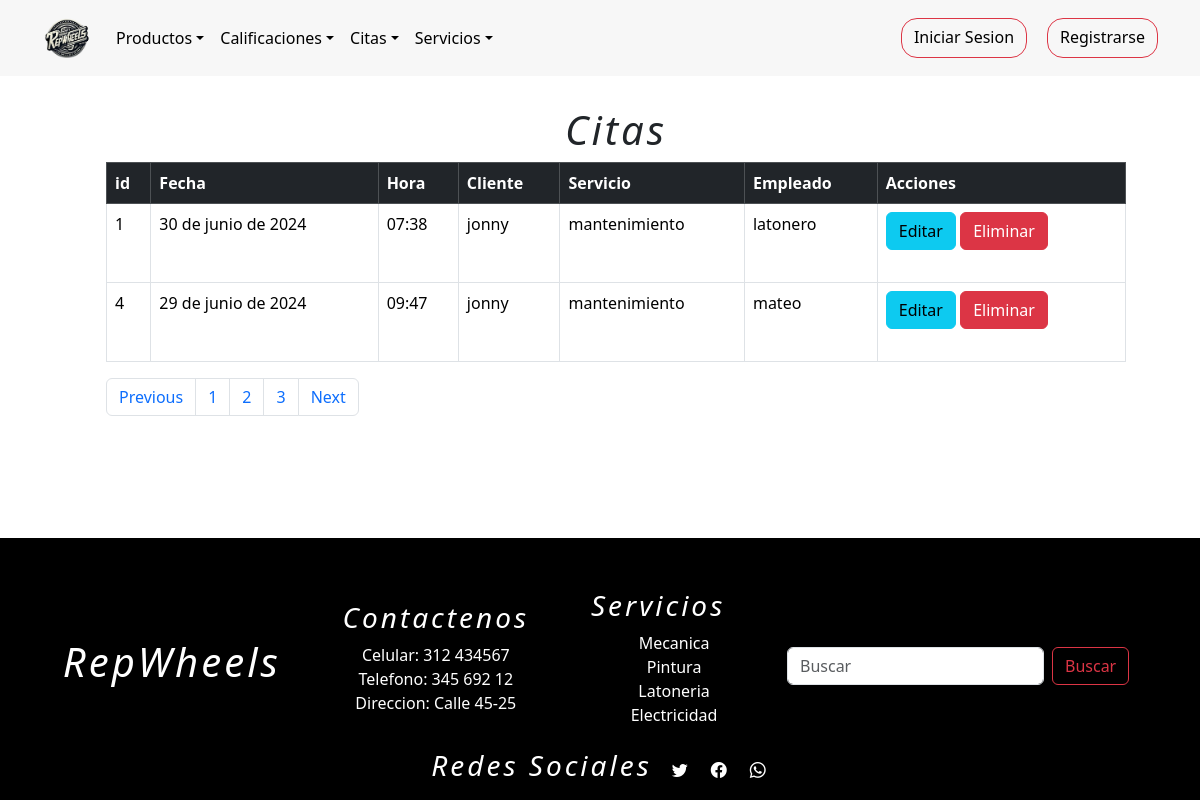
Page /listarCita on the earlier database version.
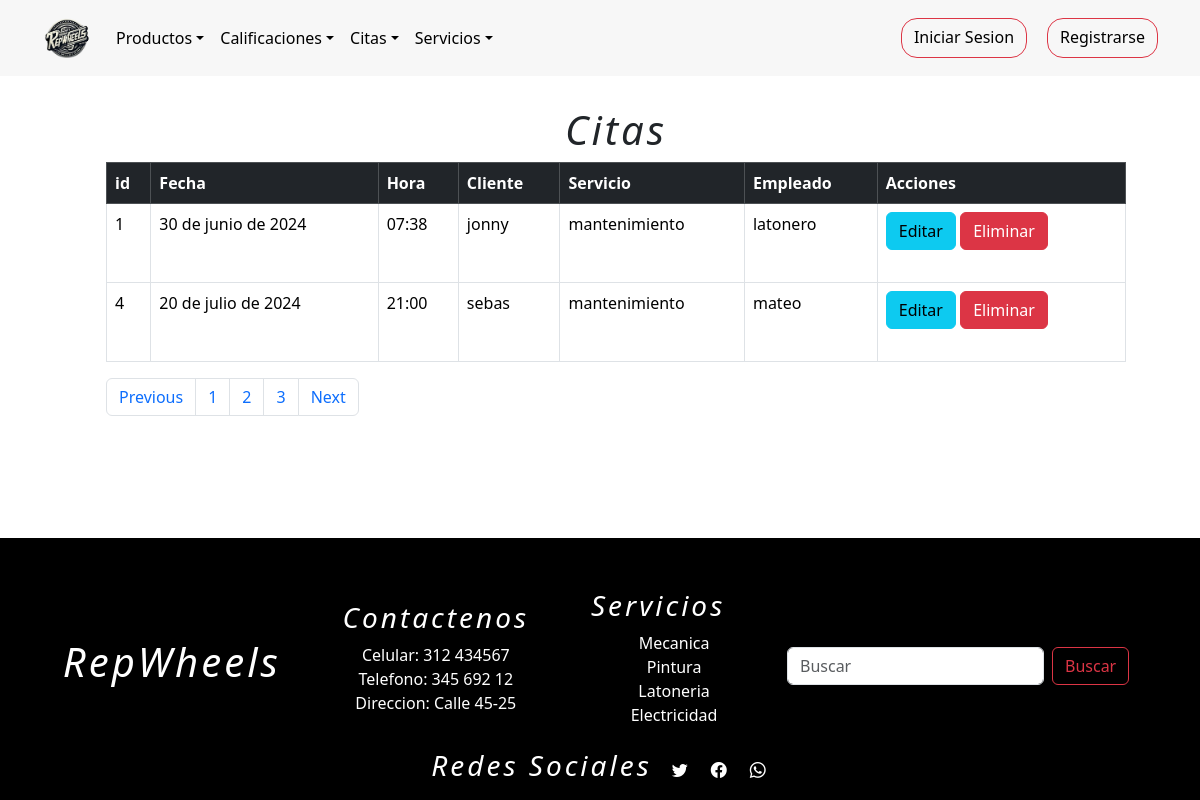
Same page on the later database version.
### tienda/models.py (models this page shows, shortened)
class Citas(models.Model):
    fechaServicio = models.DateField(null=True)
    hora = models.TimeField(null=True)
    cliente = models.ForeignKey(Usuarios,on_delete=models.DO_NOTHING,blank=False,null=True,related_name='cliente')
    servicio = models.ForeignKey(Servicios,on_delete=models.DO_NOTHING,blank=False,null=False)
    empleado = models.ForeignKey(Usuarios, on_delete=models.DO_NOTHING,blank=False,null=True,related_name='empleado')
    estados = (
        (1,"Pendiente"),
        (2,"Cancelado"),
        (3,"Finalizada"),
    )
    estado = models.IntegerField(choices=estados,default=1)

class Usuarios(AbstractUser):
    username = None
    nombre = models.CharField(max_length=254)
    email = models.EmailField(max_length=254, unique=True,blank=False,null=True)
    password = models.CharField(max_length=254,blank=False,null=True)
    foto = models.ImageField(upload_to="fotos_usuarios/", default="fotos_usuarios/user.png")
    token_recuperar = models.CharField(max_length=254,blank=False,null=False,default=0)
    telefono=models.IntegerField(null=False,blank=True,default='0')
    cargo = models.CharField(max_length=254,null=False)
    direccion=models.CharField(max_length=254)
    cedula=models.IntegerField(blank=True,null=False,default='0')
    ROLES = (
        (1,"administrador"),
        (2,"proveedor"),
        (3,"empleado"),
        (4,"cliente"),
    )
    rol=models.IntegerField(choices=ROLES,default=4)
    n = models.IntegerField(blank=True,null=False,default=0)
    USERNAME_FIELD = "email"
    REQUIRED_FIELDS = ["nombre"]
    objects = CustomUserManager()
    def __str__(self):
        return self.nombre

class Servicios(models.Model):
    nombre=models.CharField(max_length=254)
    descripcion_servicio = models.TextField()
    foto = models.ImageField(upload_to="fotos_servicios/", default="fotos_servicios/servicio.jpg")
    precio = models.IntegerField(null=False,blank=False,default=100000)
    def __str__(self):
        return self.nombre

### tienda/views.py (the view)
# urls.py: path("listarCita", views.listarCita, name="listarCita"),
def listarCita(request):
    q = Citas.objects.all()
    contexto = {"data": q}
    return render(request, "tienda/citas/listarCita.html", contexto)

### tienda/templates/tienda/citas/listarCita.html (shortened to what this page needs)
{% extends 'tienda/base1.html' %}
{% load static %}
{% block contenedor %}
<div class="container-fluid m-3" style="padding:90px;">
    <h1>Citas</h1>
        <table class="table table-bordered">
            <thead class="table-dark">
                <tr>
                    <th>id</th>
                    <th>Fecha</th>
                    <th>Hora</th>
                    <th>Cliente</th>
                    <th>Servicio</th>
                    <th>Empleado</th>
                    <th>Acciones</th>
                </tr>
            </thead>
            <tbody>
                {% for r in data %}
                    <tr>
                        <td>{{ r.id }}</td>
                        <td>{{ r.fechaServicio }}</td>
                        <td>{{ r.hora }}</td>
                        <td>{{ r.cliente }}</td>
                        <td>{{ r.servicio }}</td>
                        <td>{{ r.empleado }}</td>
                        <td>
                            <a class="btn btn-info" href="{% url 'cita_formulario_editar' r.id %}">Editar</a>
                            <a class="btn btn-danger" href="javascript:eliminar('{% url 'citaEliminar' r.id %}')">Eliminar</a>
                        </td>
                    </tr>
                {% endfor %}
            </tbody>
        </table>
        <nav aria-label="Page navigation example">
            <ul class="pagination">
                <li class="page-item"><a class="page-link" href="#">Previous</a></li>
                <li class="page-item"><a class="page-link" href="#">1</a></li>
                <li class="page-item"><a class="page-link" href="#">2</a></li>
                <li class="page-item"><a class="page-link" href="#">3</a></li>
                <li class="page-item"><a class="page-link" href="#">Next</a></li>
            </ul>
        </nav>
</div>
{% endblock %}

Differences in the rows shown:
changed Citas "mateo": fechaServicio "29 de junio de 2024" → "20 de julio de 2024"; hora "09:47" → "21:00"; cliente "jonny" → "sebas"
